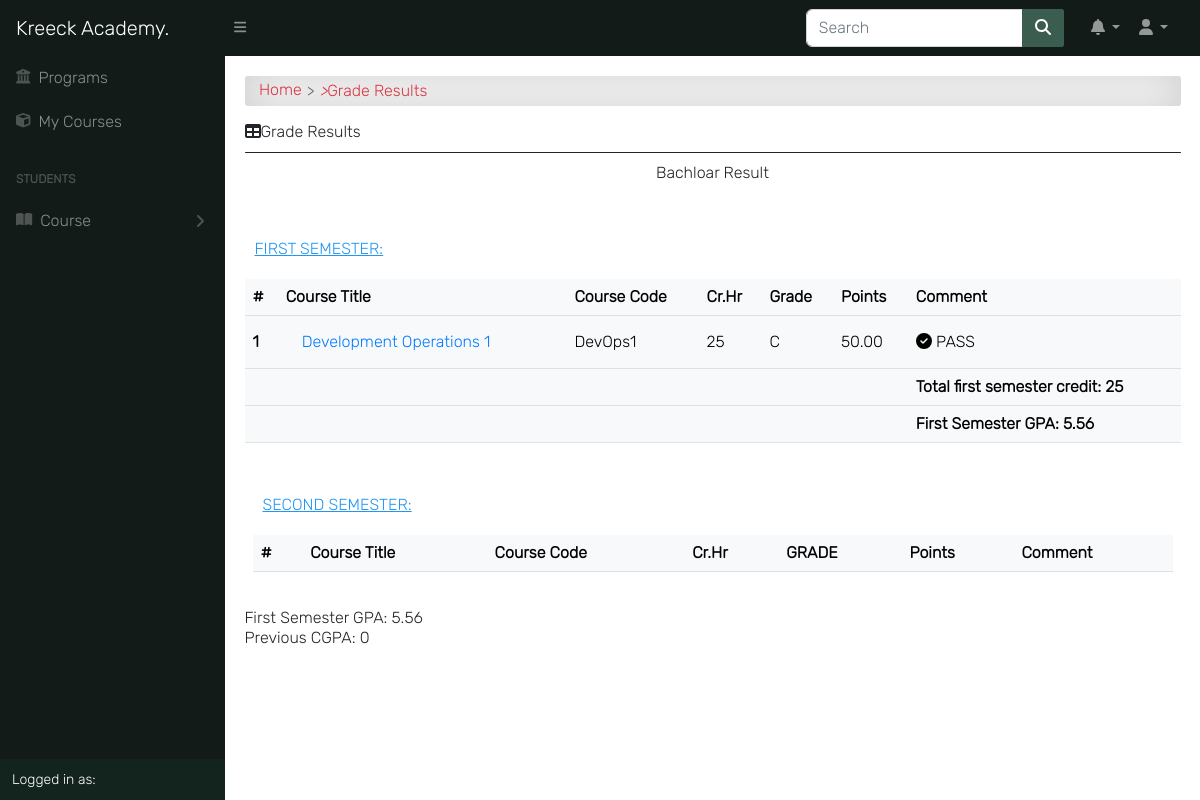
/result/grade/ (signed in), run on an earlier commit of the app's database.
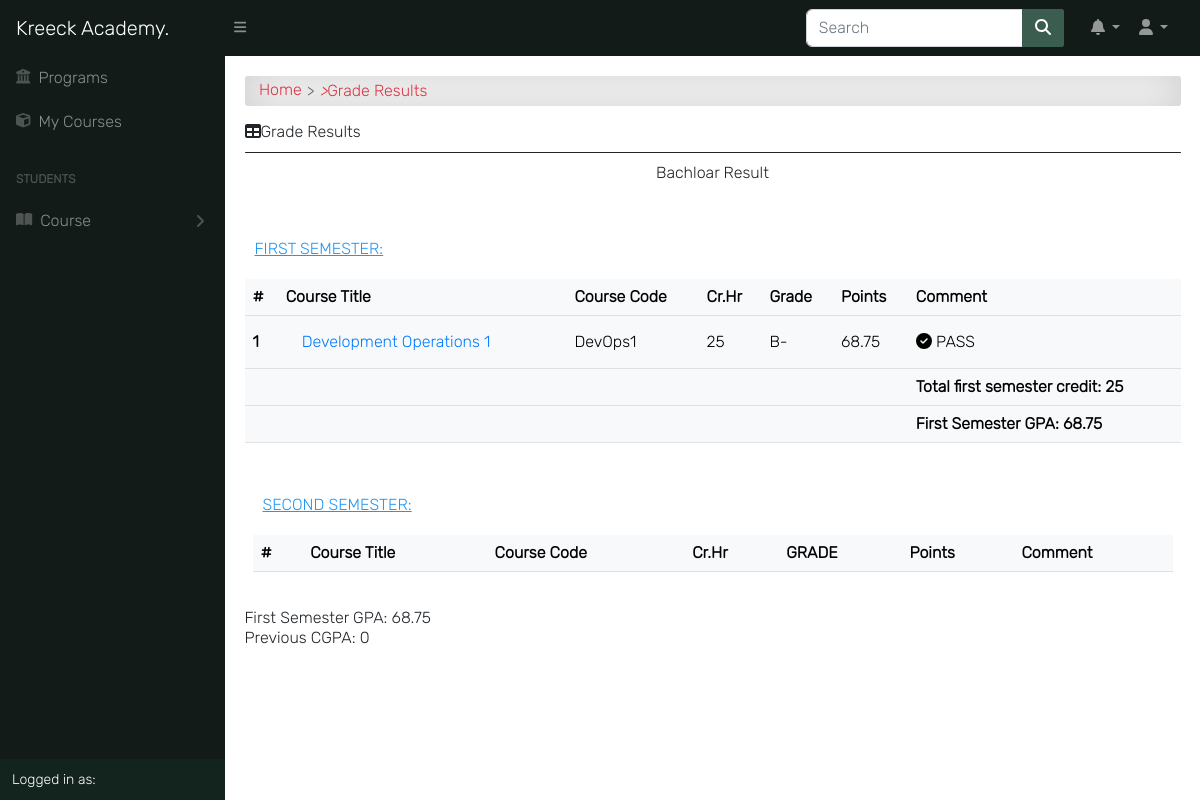
And on a later commit of the database.
### result/models.py (models this page shows, shortened)
class TakenCourse(models.Model):
    student = models.ForeignKey(Student, on_delete=models.CASCADE)
    course = models.ForeignKey(Course, on_delete=models.CASCADE, related_name='taken_courses')
    assignment = models.DecimalField(max_digits=5, decimal_places=2, default=0.0)
    mid_exam = models.DecimalField(max_digits=5, decimal_places=2, default=0.0)
    quiz = models.DecimalField(max_digits=5, decimal_places=2, default=0.0)
    attendance = models.DecimalField(max_digits=5, decimal_places=2, default=0.0)
    final_exam = models.DecimalField(max_digits=5, decimal_places=2, default=0.0)
    total = models.DecimalField(max_digits=5, decimal_places=2, default=0.0)
    grade = models.CharField(choices=GRADE, max_length=2, blank=True)
    point = models.DecimalField(max_digits=5, decimal_places=2, default=0.0)
    comment = models.CharField(choices=COMMENT, max_length=200, blank=True)

class Result(models.Model):
    student = models.ForeignKey(Student, on_delete=models.CASCADE)
    gpa = models.FloatField(null=True)
    cgpa = models.FloatField(null=True)
    semester = models.CharField(max_length=100, choices=SEMESTER)
    session = models.CharField(max_length=100, blank=True, null=True)
    level = models.CharField(max_length=25, choices=LEVEL, null=True)

### course/models.py (models this page shows, shortened)
class Course(models.Model):
    slug = models.SlugField(blank=True, unique=True)
    title = models.CharField(max_length=200, null=True)
    code = models.CharField(max_length=200, unique=True, null=True)
    credit = models.IntegerField(null=True, default=0)
    summary = models.TextField(max_length=200, blank=True, null=True)
    program = models.ForeignKey(Program, on_delete=models.CASCADE)
    level = models.CharField(max_length=25, choices=LEVEL, null=True)
    year = models.IntegerField(choices=YEARS, default=0)
    semester = models.CharField(choices=SEMESTER, max_length=200)
    is_elective = models.BooleanField(default=False, blank=True, null=True)
    price = models.DecimalField(max_digits=10, decimal_places=2, default=0.00)
    objects = CourseManager()
    def get_absolute_url(self):
        return reverse('course_detail', kwargs={'slug': self.slug})

### result/views.py (the view)
# urls.py: path('grade/', grade_result, name="grade_results"),
@login_required
@student_required
def grade_result(request):
    student = Student.objects.get(student__pk=request.user.id)
    courses = TakenCourse.objects.filter(student__student__pk=request.user.id).filter(course__level=student.level)
    results = Result.objects.filter(student__student__pk=request.user.id)
    result_set = set()
    for result in results:
        result_set.add(result.session)
    sorted_result = sorted(result_set)
    total_first_semester_credit = 0
    total_sec_semester_credit = 0
    for i in courses:
        if i.course.semester == "First":
            total_first_semester_credit += int(i.course.credit)
        if i.course.semester == "Second":
            total_sec_semester_credit += int(i.course.credit)
    previousCGPA = 0
    for i in results:
        previousLEVEL = i.level
        try:
            a = Result.objects.get(student__student__pk=request.user.id, level=previousLEVEL, semester="Second")
            previousCGPA = a.cgpa
            break
        except:
            previousCGPA = 0
    context = {
        "courses": courses,
        "results": results,
        "sorted_result": sorted_result,
        "student": student,
        'total_first_semester_credit': total_first_semester_credit,
        'total_sec_semester_credit': total_sec_semester_credit,
        'total_first_and_second_semester_credit': total_first_semester_credit + total_sec_semester_credit,
        "previousCGPA": previousCGPA,
    }
    return render(request, 'result/grade_results.html', context)

### templates/result/grade_results.html (shortened to what this page needs)
{% extends 'base.html' %}
{% block content %}
<div id="input-nav"><a href="{% url 'home' %}" class="primary1">Home</a> <i>></i> Grade Results</div>
<div class="title"><i class="fas fa-table"></i>Grade Results</div>
<div class="title-line"></div>
<center>{{ student.level }} Result</center>
<br>
<div class="table-responsive p-0 mt-3">
  <div class="table-title"><u>First Semester:</u></div>
  <table class="table table-light">
    <thead>
      <tr>
        <th>#</th>
        <th>Course Title</th>
        <th>Course Code</th>
        <th>Cr.Hr</th>
        <th>Grade</th>
        <th>Points</th>
        <th>Comment</th>
      </tr>
    </thead>
    {% for course in courses %}
    {% if course.course.semester == "First" %}
    <tbody>
      <tr class="{% if forloop.counter|divisibleby:2 %}bg-gray{% endif %}">
        <th>{{ forloop.counter }}</th>
        <td><a href="{{ course.course.get_absolute_url }}">{{ course.course.title }}</a></td>
        <td>{{ course.course.code }}</td>
        <td>{{ course.course.credit }}</td>
        <td class="{% if course.grade == 'F' %}danger{% else %}success{% endif %}">{{ course.grade }}</td>
        <td>{{ course.point }}</td>
        {% if course.comment == 'PASS' %}
          <td class="success"><i class="fas fa-check-circle"></i> PASS</td>
        {% elif course.comment == 'FAIL' %}
          <td class="danger"><i class="fas fa-exclamation-circle"></i> FAIL</td>
        {% else %}
          <td></td>
        {% endif %}
      </tr>
    </tbody>
    {% endif %}
    {% endfor %}
    {% for result in results %}
    {% if result.semester == "First" %}
    <tr>
      <th></th>
      <th></th>
      <th></th>
      <th></th>
      <th></th>
      <th></th>
      <th>Total first semester credit: {{ total_first_semester_credit }}</th>
    </tr>
    <tr>
      <th></th>
      <th></th>
      <th></th>
      <th></th>
      <th></th>
      <th></th>
      <th>First Semester GPA: {{ result.gpa }}</th>
    </tr>
    {% endif %}
    {% endfor %}
  </table>
</div>
<div class="table-responsive p-0 px-2 mt-3">
  <div class="table-title"><u>Second Semester:</u></div>
  <table class="table table-light">
    <thead>
      <tr>
        <th>#</th>
        <th>Course Title</th>
        <th>Course Code</th>
        <th>Cr.Hr</th>
        <th>GRADE</th>
        <th>Points</th>
        <th>Comment</th>
      </tr>
    </thead>
  </table>
</div>
<br>
<tbody>
  {% for result in results %}
  {% if result.semester == "First" %}
  <tr>
    <th><label>First Semester GPA:</label> {{ result.gpa }}</th>
  </tr>
  <br>
  {% endif %}
  {% endfor %}
  <tr>
    <th><label>Previous CGPA:</label> {{ previousCGPA }}</th>
  </tr>
</tbody>
<br>
{% endblock %}

What changed in the data, as far as the page shows it:
changed TakenCourse "Development Operations 1": grade "C" → "B-"; point "50.00" → "68.75"
changed Result: gpa "5.56" → "68.75"
